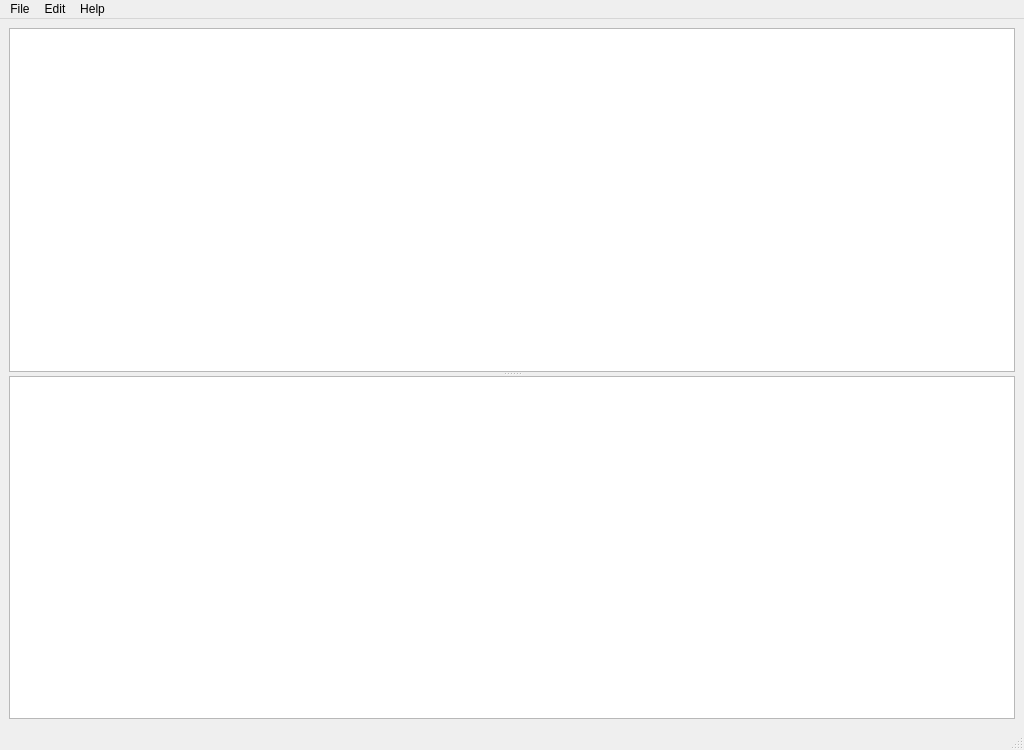
<?xml version="1.0" encoding="UTF-8"?>
<ui version="4.0">
 <class>MainWindow</class>
 <widget class="QMainWindow" name="MainWindow">
  <property name="geometry">
   <rect>
    <x>0</x>
    <y>0</y>
    <width>1024</width>
    <height>750</height>
   </rect>
  </property>
  <property name="windowTitle">
   <string>ITPP Log Analyzer</string>
  </property>
  <property name="windowIcon">
   <iconset resource="itpploganalyzer.qrc">
    <normaloff>:/resources/itpploganalyzer.png</normaloff>:/resources/itpploganalyzer.png</iconset>
  </property>
  <widget class="QWidget" name="centralwidget">
   <layout class="QVBoxLayout" name="verticalLayout">
    <item>
     <widget class="QSplitter" name="splitter">
      <property name="orientation">
       <enum>Qt::Orientation::Vertical</enum>
      </property>
      <widget class="QTableView" name="tableViewLog"/>
      <widget class="QTextEdit" name="textEditResult"/>
     </widget>
    </item>
   </layout>
  </widget>
  <widget class="QMenuBar" name="menubar">
   <property name="geometry">
    <rect>
     <x>0</x>
     <y>0</y>
     <width>1024</width>
     <height>22</height>
    </rect>
   </property>
   <widget class="QMenu" name="menuFile">
    <property name="title">
     <string>File</string>
    </property>
    <addaction name="actionOpen"/>
    <addaction name="actionSave_result"/>
    <addaction name="actionSave_result_as"/>
    <addaction name="separator"/>
    <addaction name="actionLoad_profile"/>
    <addaction name="actionSave_profile"/>
    <addaction name="actionSave_profile_as"/>
    <addaction name="separator"/>
    <addaction name="actionExit"/>
   </widget>
   <widget class="QMenu" name="menuEdit">
    <property name="title">
     <string>Edit</string>
    </property>
    <addaction name="actionValidate_consistnace"/>
    <addaction name="actionFind_exceptions"/>
    <addaction name="actionReload"/>
    <addaction name="separator"/>
    <addaction name="actionSearch"/>
    <addaction name="actionFilter_thread"/>
    <addaction name="separator"/>
    <addaction name="actionSettings"/>
   </widget>
   <widget class="QMenu" name="menuHelp">
    <property name="title">
     <string>Help</string>
    </property>
    <addaction name="actionAbout"/>
   </widget>
   <addaction name="menuFile"/>
   <addaction name="menuEdit"/>
   <addaction name="menuHelp"/>
  </widget>
  <widget class="QStatusBar" name="statusbar"/>
  <action name="actionOpen">
   <property name="icon">
    <iconset theme="QIcon::ThemeIcon::DocumentOpen"/>
   </property>
   <property name="text">
    <string>Open ...</string>
   </property>
  </action>
  <action name="actionSave_result">
   <property name="icon">
    <iconset theme="QIcon::ThemeIcon::DocumentSave"/>
   </property>
   <property name="text">
    <string>Save result</string>
   </property>
  </action>
  <action name="actionSave_result_as">
   <property name="icon">
    <iconset theme="QIcon::ThemeIcon::DocumentSaveAs"/>
   </property>
   <property name="text">
    <string>Save result as ...</string>
   </property>
  </action>
  <action name="actionExit">
   <property name="icon">
    <iconset theme="QIcon::ThemeIcon::ApplicationExit"/>
   </property>
   <property name="text">
    <string>Exit</string>
   </property>
  </action>
  <action name="actionValidate_consistnace">
   <property name="text">
    <string>Validate consistance</string>
   </property>
  </action>
  <action name="actionFind_exceptions">
   <property name="text">
    <string>Find exceptions</string>
   </property>
  </action>
  <action name="actionAbout">
   <property name="icon">
    <iconset theme="QIcon::ThemeIcon::HelpAbout"/>
   </property>
   <property name="text">
    <string>About</string>
   </property>
  </action>
  <action name="actionSettings">
   <property name="text">
    <string>Settings ...</string>
   </property>
  </action>
  <action name="actionSearch">
   <property name="icon">
    <iconset theme="QIcon::ThemeIcon::EditFind"/>
   </property>
   <property name="text">
    <string>Search ...</string>
   </property>
   <property name="toolTip">
    <string>Search for a string</string>
   </property>
  </action>
  <action name="actionReload">
   <property name="icon">
    <iconset theme="QIcon::ThemeIcon::ViewRefresh"/>
   </property>
   <property name="text">
    <string>Reload</string>
   </property>
   <property name="toolTip">
    <string>Reload actual file</string>
   </property>
   <property name="shortcut">
    <string>F5</string>
   </property>
  </action>
  <action name="actionSave_profile">
   <property name="text">
    <string>Save profile</string>
   </property>
  </action>
  <action name="actionSave_profile_as">
   <property name="text">
    <string>Save profile as ...</string>
   </property>
  </action>
  <action name="actionLoad_profile">
   <property name="text">
    <string>Load profile ...</string>
   </property>
  </action>
  <action name="actionFilter_thread">
   <property name="checkable">
    <bool>true</bool>
   </property>
   <property name="icon">
    <iconset resource="itpploganalyzer.qrc">
     <normaloff>:/resources/thread_256x256.png</normaloff>:/resources/thread_256x256.png</iconset>
   </property>
   <property name="text">
    <string>Filter thread ...</string>
   </property>
   <property name="shortcut">
    <string>Ctrl+T</string>
   </property>
  </action>
 </widget>
 <resources>
  <include location="itpploganalyzer.qrc"/>
 </resources>
 <connections/>
</ui>
